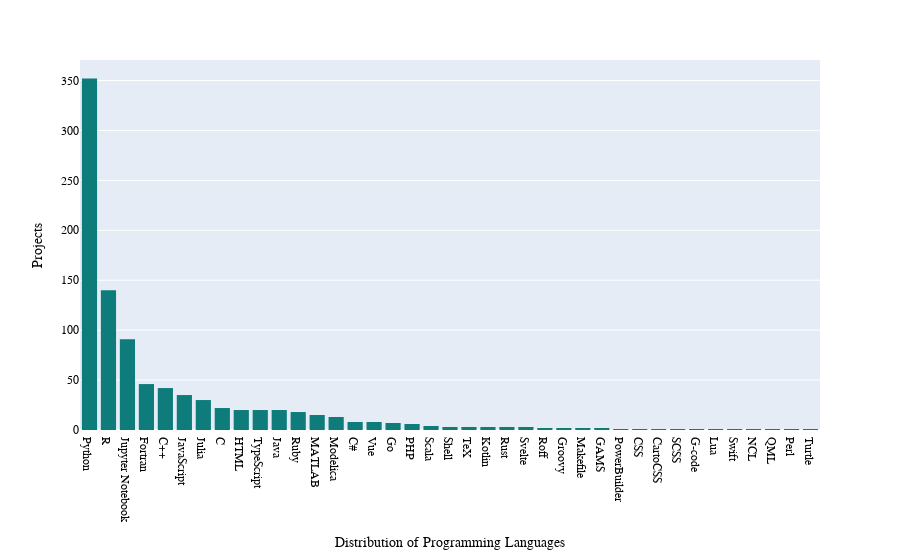

The notebook cell saved with this chart:
### Code cell
fig = px.histogram(df_active, x="dominating_language").update_xaxes(
    categoryorder="total descending", title="Distribution of Programming Languages"
)
fig.update_layout(
    yaxis_title="Projects",
)
fig.update_traces(marker_color=marker_color)

fig.show()

### Figure 1 — Plotly figure (JSON) as saved in the notebook; plotly's stock layout.template omitted (floating-point values rounded to 4 significant figures; data arrays with more than 128 entries replaced by an {"elided": "..."} marker saying what was removed)
{"data": [{"alignmentgroup": "True", "bingroup": "x", "hovertemplate": "dominating_language=%{x}<br>count=%{y}<extra></extra>", "legendgroup": "", "marker": {"color": "#0E7C7B", "pattern": {"shape": ""}}, "name": "", "offsetgroup": "", "orientation": "v", "showlegend": false, "type": "histogram", "x": {"elided": "960 str values"}, "xaxis": "x", "yaxis": "y"}], "layout": {"barmode": "relative", "legend": {"tracegroupgap": 0}, "margin": {"t": 60}, "xaxis": {"anchor": "y", "categoryorder": "total descending", "domain": [0, 1], "title": {"text": "Distribution of Programming Languages"}}, "yaxis": {"anchor": "x", "domain": [0, 1], "title": {"text": "Projects"}}}}
